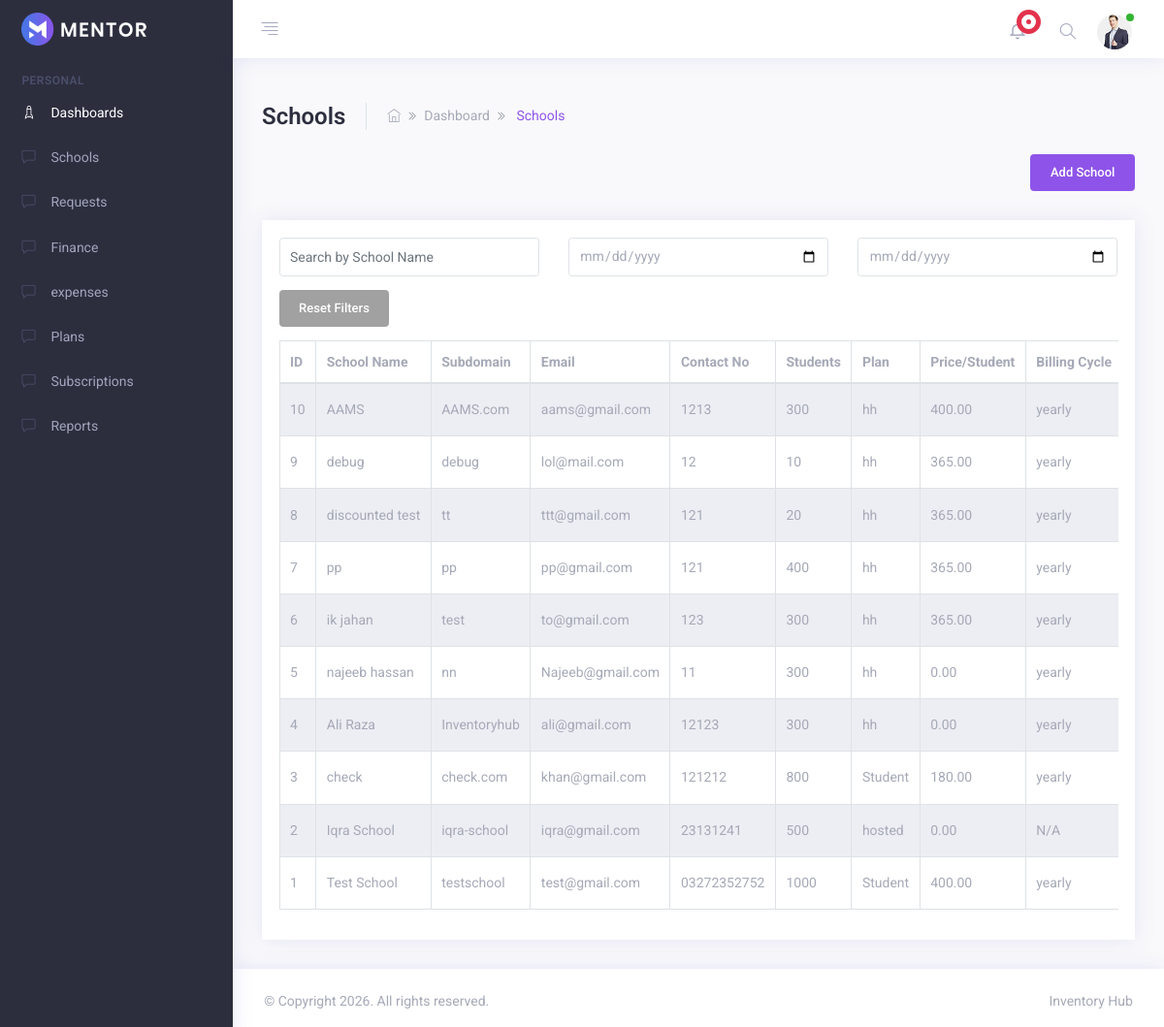
Screenshot of /App/Modules/SAAS_admin/views/schools/schools.php (signed in) with the database file from the repository.
### tables this page shows
CREATE TABLE `schools` (
  `id` int(11) NOT NULL,
  `name` varchar(100) NOT NULL,
  `school_code` varchar(100) DEFAULT NULL,
  `logo_path` varchar(255) DEFAULT NULL,
  `address` varchar(255) DEFAULT NULL,
  `city` varchar(255) DEFAULT NULL,
  `boards` varchar(255) DEFAULT NULL,
  `subdomain` varchar(100) DEFAULT NULL,
  `email` varchar(100) NOT NULL,
  `password` varchar(255) DEFAULT NULL,
  `contact_no` varchar(20) NOT NULL,
  `estimated_students` int(11) NOT NULL,
  `total_student` int(11) DEFAULT NULL,
  `plan` varchar(100) NOT NULL,
  `status` enum('active','blocked','block','inactive','pending','suspended','expired','rejected') DEFAULT 'active',
  `storage_used` bigint(20) DEFAULT 0,
  `db_size` bigint(20) DEFAULT 0,
  `start_date` datetime DEFAULT current_timestamp(),
  `expires_at` datetime DEFAULT NULL,
  `created_at` datetime DEFAULT current_timestamp(),
  `updated_at` datetime DEFAULT current_timestamp() ON UPDATE current_timestamp()
);

CREATE TABLE `saas_school_subscriptions` (
  `subscription_id` int(11) NOT NULL,
  `school_id` int(11) NOT NULL,
  `plan_name` varchar(100) DEFAULT NULL,
  `price_per_student` decimal(10,2) DEFAULT NULL,
  `students_count` int(11) DEFAULT NULL,
  `billing_cycle` enum('yearly','monthly') DEFAULT 'yearly',
  `start_date` date DEFAULT NULL,
  `end_date` date DEFAULT NULL,
  `status` enum('active','expired','suspended') DEFAULT 'active',
  `created_at` timestamp NOT NULL DEFAULT current_timestamp()
);

### App/Modules/SAAS_admin/Controllers/School_controller.php (called while the page is built, shortened)
<?php
require_once '../../models/school_model.php';
class SchoolController
{
    private $school;
    public function __construct($db)
    {
        $this->school = new School($db);
    }
    public function index()
    {
        return $this->school->getAll();
    }
}
?>

### App/Modules/SAAS_admin/Models/school_model.php (called while the page is built, shortened)
<?php
class School
{
    private $db;
    public function __construct($db)
    {
        $this->db = $db;
    }
    public function getAll()
    {
        $stmt = $this->db->prepare("SELECT * FROM schools ORDER BY created_at DESC");
        $stmt->execute();
        return $stmt->fetchAll(PDO::FETCH_ASSOC);
    }
}
?>

### App/Modules/SAAS_admin/Views/schools/schools.php (the view, shortened to what this page needs)
<?php
require_once '../../../../Config/connection.php';
require_once '../../Controllers/School_controller.php';
$schoolController = new SchoolController($DB_con);
$schools = $schoolController->index();
?>
<!DOCTYPE html>
<html lang="en">
<head>
    <link rel="stylesheet" type="text/css" href="../../../../../public/assets/css/vendors.css" />
    <link rel="stylesheet" type="text/css" href="../../../../../public/assets/css/style.css" />
</head>
<body>
    <div class="app">
        <div class="app-wrap">
            <header class="app-header top-bar">
                <?php include_once '../../include/navbar.php'; ?>
            </header>
            <div class="app-container">
                <?php include_once '../../include/sidebar.php'; ?>
                <div class="app-main" id="main">
                    <div class="container-fluid">
                        <div class="row">
                            <div class="col-md-12 m-b-30">
                                <div class="d-block d-lg-flex flex-nowrap align-items-center">
                                    <div class="page-title mr-4 pr-4 border-right">
                                        <h1>Schools</h1>
                                    </div>
                                    <div class="breadcrumb-bar d-flex align-items-center">
                                        <nav>
                                            <ol class="breadcrumb p-0 m-b-0">
                                                <li class="breadcrumb-item">
                                                    <a href="index.html"><i class="ti ti-home"></i></a>
                                                </li>
                                                <li class="breadcrumb-item">Dashboard</li>
                                                <li class="breadcrumb-item active text-primary" aria-current="page">
                                                    Schools
                                                </li>
                                            </ol>
                                        </nav>
                                    </div>
                                </div>
                                <div class="d-flex justify-content-end mt-3">
                                    <button type="button" class="btn btn-primary" data-toggle="modal" data-target="#addSchoolModal">
                                        Add School
                                    </button>
                                </div>
                            </div>
                        </div>
                        <div class="row">
                            <div class="col-lg-12">
                                <div class="card card-statistics">
                                    <div class="card-body">
                                        <div class="row mb-3">
                                            <div class="col-md-4">
                                                <input type="text" id="filterName" class="form-control" placeholder="Search by School Name">
                                            </div>
                                            <div class="col-md-4">
                                                <input type="date" id="filterStartDate" class="form-control" placeholder="Start Date">
                                            </div>
                                            <div class="col-md-4">
                                                <input type="date" id="filterEndDate" class="form-control" placeholder="End Date">
                                            </div>
                                        </div>
                                        <div class="row mb-3">
                                            <div class="col-md-12">
                                                <button id="resetFilter" class="btn btn-secondary">Reset Filters</button>
                                            </div>
                                        </div>
                                        <div class="datatable-wrapper table-responsive">
                                            <table id="datatable" class="display compact table table-striped table-bordered">
                                                <thead>
                                                    <tr>
                                                        <th>ID</th>
                                                        <th>School Name</th>
                                                        <th>Subdomain</th>
                                                        <th>Email</th>
                                                        <th>Contact No</th>
                                                        <th>Students</th>
                                                        <th>Plan</th>
                                                        <th>Price/Student</th>
                                                        <th>Billing Cycle</th>
                                                    </tr>
                                                </thead>
                                                <tbody>
                                                    <?php if(!empty($schools)): ?>
                                                        <?php foreach($schools as $school): ?>
                                                            <tr>
                                                                <td><?php echo htmlspecialchars($school['id']); ?></td>
                                                                <td><?php echo htmlspecialchars($school['name']); ?></td>
                                                                <td><?php echo htmlspecialchars($school['subdomain']); ?></td>
                                                                <td><?php echo htmlspecialchars($school['email']); ?></td>
                                                                <td><?php echo htmlspecialchars($school['contact_no']); ?></td>
                                                                <td><?php echo htmlspecialchars($school['estimated_students']); ?></td>
                                                                <td><?php echo htmlspecialchars($school['plan']); ?></td>
                                                                <td>
                                                                    <?php
                                                                    $subsQuery = $DB_con->prepare("SELECT price_per_student FROM saas_school_subscriptions WHERE school_id = ? LIMIT 1");
                                                                    $subsQuery->execute([$school['id']]);
                                                                    $subData = $subsQuery->fetch(PDO::FETCH_ASSOC);
                                                                    echo htmlspecialchars($subData['price_per_student'] ?? '0.00');
                                                                    ?>
                                                                </td>
                                                                <td>
                                                                    <?php
                                                                    $billQuery = $DB_con->prepare("SELECT billing_cycle FROM saas_school_subscriptions WHERE school_id = ? LIMIT 1");
                                                                    $billQuery->execute([$school['id']]);
                                                                    $billData = $billQuery->fetch(PDO::FETCH_ASSOC);
                                                                    echo htmlspecialchars($billData['billing_cycle'] ?? 'N/A');
                                                                    ?>
                                                                </td>
                                                            </tr>
                                                        <?php endforeach; ?>
                                                    <?php else: ?>
                                                        <tr>
                                                            <td colspan="13" class="text-center text-muted">No schools found</td>
                                                        </tr>
                                                    <?php endif; ?>
                                                </tbody>
                                            </table>
                                        </div>
                                    </div>
                                </div>
                            </div>
                        </div>
                    </div>
                </div>
            </div>
            <footer class="footer">
                <div class="row">
                    <div class="col-12 col-sm-6 text-center text-sm-left">
                        <p>&copy; Copyright 2026. All rights reserved.</p>
                    </div>
                   <div class="col  col-sm-6 ml-sm-auto text-center text-sm-right">
                        <p><a target="_blank" href="https://www.templateshub.net">Inventory Hub</a></p>
                    </div>
                </div>
            </footer>
        </div>
    </div>

### rows the page displays
schools: id "10", name "AAMS", subdomain "AAMS.com", email "aams@gmail.com", contact_no "1213", estimated_students "300", plan "hh", saas_school_subscriptions.price_per_student "400.00", saas_school_subscriptions.billing_cycle "yearly"
schools: id "9", name "debug", subdomain "debug", email "lol@mail.com", contact_no "12", estimated_students "10", plan "hh", saas_school_subscriptions.price_per_student "365.00", saas_school_subscriptions.billing_cycle "yearly"
schools: id "8", name "discounted test", subdomain "tt", email "ttt@gmail.com", contact_no "121", estimated_students "20", plan "hh", saas_school_subscriptions.price_per_student "365.00", saas_school_subscriptions.billing_cycle "yearly"
schools: id "7", name "pp", subdomain "pp", email "pp@gmail.com", contact_no "121", estimated_students "400", plan "hh", saas_school_subscriptions.price_per_student "365.00", saas_school_subscriptions.billing_cycle "yearly"
schools: id "6", name "ik jahan", subdomain "test", email "to@gmail.com", contact_no "123", estimated_students "300", plan "hh", saas_school_subscriptions.price_per_student "365.00", saas_school_subscriptions.billing_cycle "yearly"
schools: id "5", name "najeeb hassan", subdomain "nn", email "Najeeb@gmail.com", contact_no "11", estimated_students "300", plan "hh", saas_school_subscriptions.price_per_student "0.00", saas_school_subscriptions.billing_cycle "yearly"
schools: id "4", name "Ali Raza", subdomain "Inventoryhub", email "ali@gmail.com", contact_no "12123", estimated_students "300", plan "hh", saas_school_subscriptions.price_per_student "0.00", saas_school_subscriptions.billing_cycle "yearly"
schools: id "3", name "check", subdomain "check.com", email "khan@gmail.com", contact_no "121212", estimated_students "800", plan "Student", saas_school_subscriptions.price_per_student "180.00", saas_school_subscriptions.billing_cycle "yearly"
schools: id "2", name "Iqra School", subdomain "iqra-school", email "iqra@gmail.com", contact_no "23131241", estimated_students "500", plan "hosted", price_per_student "0.00", billing_cycle "N/A"
schools: id "1", name "Test School", subdomain "testschool", email "test@gmail.com", contact_no "03272352752", estimated_students "1000", plan "Student", saas_school_subscriptions.price_per_student "400.00", saas_school_subscriptions.billing_cycle "yearly"
